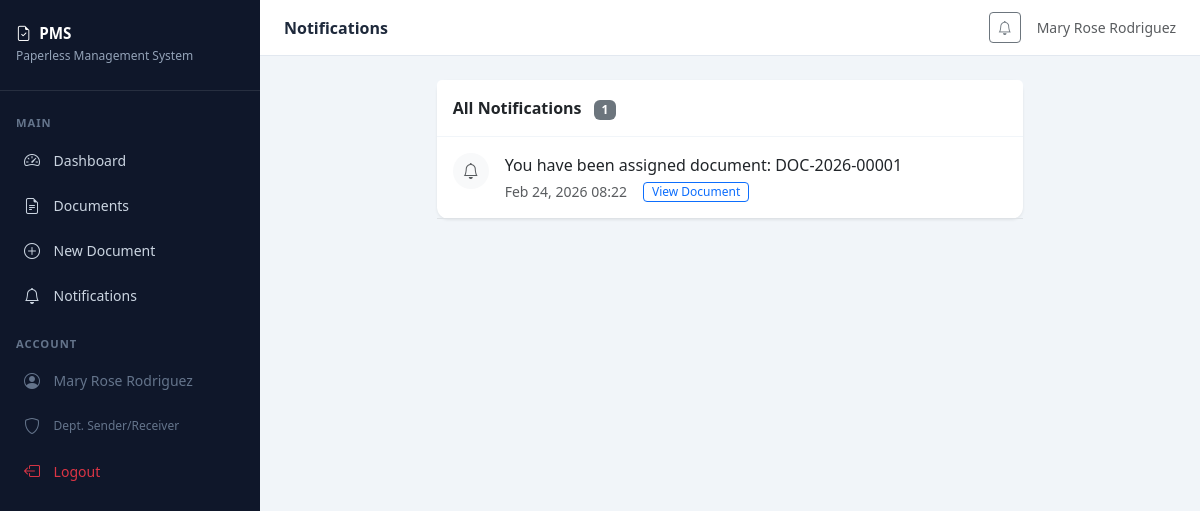
The app's page /notifications/ (signed in) with its own data.
### dms/models.py (models this page shows, shortened)
class User(AbstractUser):
    ROLE_CHOICES = [
        ('super_admin', 'Super Admin'),
        ('dept_sender_receiver', 'Dept. Sender/Receiver'),
        ('dept_head', 'Dept. Head'),
        ('governor', 'Governor'),
        ('executive', 'Executive'),
    ]
    role = models.CharField(max_length=30, choices=ROLE_CHOICES, default='dept_sender_receiver')
    department = models.ForeignKey('Department', on_delete=models.SET_NULL, null=True, blank=True, related_name='members')

class Notification(models.Model):
    recipient = models.ForeignKey(User, on_delete=models.CASCADE, related_name='notifications')
    document = models.ForeignKey(Document, on_delete=models.CASCADE, related_name='notifications', null=True, blank=True)
    message = models.TextField()
    is_read = models.BooleanField(default=False)
    created_at = models.DateTimeField(auto_now_add=True)
    class Meta:
        ordering = ['-created_at']

### dms/views.py (the view)
# urls.py: path('notifications/', views.notifications_view, name='notifications'),
@login_required
def notifications_view(request):
    notifs = request.user.notifications.all()
    notifs.filter(is_read=False).update(is_read=True)
    return render(request, 'notifications.html', {'notifs': notifs})

### dms/templates/notifications.html (shortened to what this page needs)
{% extends 'base.html' %}
{% block page_title %}Notifications{% endblock %}
{% block content %}
<div class="row justify-content-center"><div class="col-lg-8">
<div class="card">
<div class="card-header py-3">All Notifications <span class="badge bg-secondary ms-2">{{ notifs.count }}</span></div>
<div class="card-body p-0">
    {% for notif in notifs %}
    <div class="d-flex gap-3 p-3 border-bottom {% if not notif.is_read %}bg-blue-50{% endif %}">
        <div class="flex-shrink-0">
            <div class="rounded-circle d-flex align-items-center justify-content-center {% if notif.is_read %}bg-light{% else %}bg-primary{% endif %}" style="width:36px;height:36px">
                <i class="bi bi-bell {% if notif.is_read %}text-muted{% else %}text-white{% endif %}"></i>
            </div>
        </div>
        <div class="flex-grow-1">
            <p class="mb-1 {% if not notif.is_read %}fw-semibold{% endif %}">{{ notif.message }}</p>
            <div class="d-flex gap-3 align-items-center">
                <small class="text-muted">{{ notif.created_at|date:"M d, Y H:i" }}</small>
                {% if notif.document %}
                <a href="{% url 'document_detail' notif.document.pk %}" class="btn btn-xs btn-sm btn-outline-primary py-0 px-2" style="font-size:0.75rem">View Document</a>
                {% endif %}
            </div>
        </div>
    </div>
    {% empty %}
    <div class="text-center text-muted py-5">
        <i class="bi bi-bell-slash fs-2 d-block mb-2"></i>
        No notifications
    </div>
    {% endfor %}
</div>
</div>
</div></div>
{% endblock %}

### dms/templates/base.html (shortened to what this page needs)
<!DOCTYPE html>
<html lang="en">
<head>
    <link href="https://cdn.jsdelivr.net/npm/bootstrap@5.3.0/dist/css/bootstrap.min.css" rel="stylesheet">
    <link href="https://cdn.jsdelivr.net/npm/bootstrap-icons@1.11.0/font/bootstrap-icons.css" rel="stylesheet">
</head>
<body>
{% if user.is_authenticated %}
<div class="sidebar">
    <div class="sidebar-brand">
        <h5><i class="bi bi-file-earmark-check me-2"></i>PMS</h5>
        <small>Paperless Management System</small>
    </div>
    <nav class="py-2">
        <div class="nav-section-title">Main</div>
        <a href="{% url 'dashboard' %}" class="nav-link {% if request.resolver_match.url_name == 'dashboard' %}active{% endif %}">
            <i class="bi bi-speedometer2"></i> Dashboard
        </a>
        <a href="{% url 'document_list' %}" class="nav-link {% if 'document' in request.resolver_match.url_name %}active{% endif %}">
            <i class="bi bi-file-earmark-text"></i> Documents
        </a>
        <a href="{% url 'document_create' %}" class="nav-link">
            <i class="bi bi-plus-circle"></i> New Document
        </a>
        <a href="{% url 'notifications' %}" class="nav-link">
            <i class="bi bi-bell"></i> Notifications
        </a>
        <div class="nav-section-title">Account</div>
        <div class="nav-link" style="cursor:default; color:#64748b;">
            <i class="bi bi-person-circle"></i>
            <span>{{ user.get_full_name|default:user.username }}</span>
        </div>
        <div class="nav-link" style="cursor:default; color:#64748b; font-size:0.75rem;">
            <i class="bi bi-shield"></i> {{ user.get_role_display }}
        </div>
        <a href="{% url 'logout' %}" class="nav-link text-danger">
            <i class="bi bi-box-arrow-left"></i> Logout
        </a>
    </nav>
</div>
<div class="main-content">
    <div class="topbar">
        <span class="topbar-title">{% block page_title %}Dashboard{% endblock %}</span>
        <div class="d-flex align-items-center gap-3">
            <a href="{% url 'notifications' %}" class="btn btn-sm btn-outline-secondary position-relative">
                <i class="bi bi-bell"></i>
            </a>
            <span class="text-muted small">{{ user.get_full_name|default:user.username }}</span>
        </div>
    </div>
    <div class="page-content">
        {% block content %}{% endblock %}
    </div>
</div>
{% else %}
{% block auth_content %}{% endblock %}
{% endif %}
</body>
</html>

### dms/templates/base.html (style rules this page uses)
:root { --sidebar-width: 260px; --primary: #1e40af; --primary-light: #3b82f6; --sidebar-bg: #0f172a; }
body { background: #f1f5f9; font-family: 'Segoe UI', sans-serif; }
.sidebar { width: var(--sidebar-width); min-height: 100vh; background: var(--sidebar-bg); position: fixed; top: 0; left: 0; z-index: 100; transition: all 0.3s; }
.sidebar-brand { padding: 1.5rem 1rem; border-bottom: 1px solid rgba(255,255,255,0.1); }
.sidebar-brand h5 { color: #fff; font-weight: 700; font-size: 0.95rem; margin: 0; }
.sidebar-brand small { color: #94a3b8; font-size: 0.75rem; }
.nav-section-title { color: #64748b; font-size: 0.7rem; text-transform: uppercase; letter-spacing: 1px; padding: 1rem 1rem 0.3rem; font-weight: 600; }
.sidebar .nav-link { color: #cbd5e1; padding: 0.6rem 1rem; border-radius: 8px; margin: 2px 8px; font-size: 0.875rem; display: flex; align-items: center; gap: 0.6rem; transition: all 0.2s; }
.sidebar .nav-link i { font-size: 1rem; width: 20px; }
.main-content { margin-left: var(--sidebar-width); min-height: 100vh; }
.topbar { background: #fff; border-bottom: 1px solid #e2e8f0; padding: 0.75rem 1.5rem; display: flex; align-items: center; justify-content: space-between; position: sticky; top: 0; z-index: 99; }
.topbar-title { font-weight: 600; color: #1e293b; }
.page-content { padding: 1.5rem; }
.card { border: none; border-radius: 12px; box-shadow: 0 1px 3px rgba(0,0,0,0.08); }
.card-header { background: #fff; border-bottom: 1px solid #f1f5f9; font-weight: 600; }

### records on screen
User: get_full_name "Mary Rose Rodriguez", role "Dept. Sender/Receiver"
Notification: is_read True (drawn), message "You have been assigned document: DOC-2026-00001", created_at "Feb 24, 2026 08:22", shows "View Document"

### other values on screen
{{ notifs.count }} "1"
